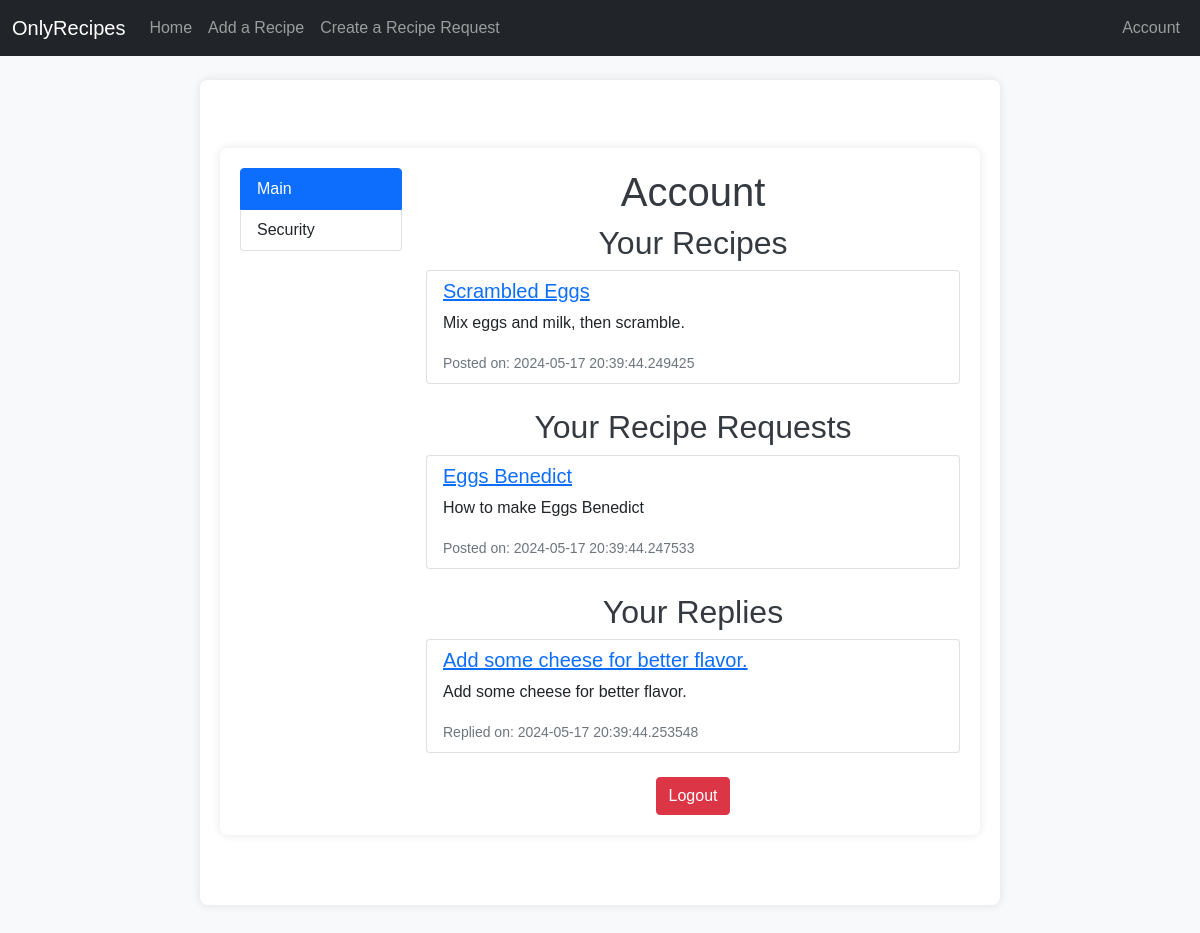
Page /account (signed in) on the committed database.
### app/models.py (models this page shows, shortened)
class Recipe(db.Model):
    id = db.Column(db.String(36), primary_key=True, default=str(uuid.uuid4()))
    title = db.Column(db.String(120), nullable=False)
    ingredients = db.Column(db.Text, nullable=False)
    instructions = db.Column(db.Text, nullable=False)
    created_at = db.Column(db.DateTime, nullable=False, default=datetime.utcnow)
    meal_type = db.Column(db.String(50))
    user_id = db.Column(db.Integer, db.ForeignKey('user.id'), nullable=False)
    ingredients = db.relationship('Ingredient', secondary=recipe_ingredients, lazy='subquery', backref=db.backref('recipes', lazy=True))

class RecipeRequest(db.Model):
    id = db.Column(db.Integer, primary_key=True)
    title = db.Column(db.String(100), unique=True, nullable=False)
    description = db.Column(db.Text, nullable=False)
    meal_type = db.Column(db.String(50), nullable=False)
    created_at = db.Column(db.DateTime, default=datetime.utcnow)
    ingredients = db.relationship('Ingredient', secondary=recipe_request_ingredients, lazy='subquery', backref=db.backref('recipe_requests', lazy=True))
    replies = db.relationship('RecipeReply', backref='request', lazy=True)
    user_id = db.Column(db.Integer, db.ForeignKey('user.id'), nullable=False)

class RecipeReply(db.Model):
    id = db.Column(db.Integer, primary_key=True)
    content = db.Column(db.Text, nullable=False)
    created_at = db.Column(db.DateTime, default=datetime.utcnow)
    request_id = db.Column(db.Integer, db.ForeignKey('recipe_request.id'), nullable=False)
    user_id = db.Column(db.Integer, db.ForeignKey('user.id'), nullable=False)

### app/routes.py (the view)
@bp.route('/account')
@login_required
def account():
    recipes = Recipe.query.filter_by(user_id=current_user.id).all()
    recipe_requests = RecipeRequest.query.filter_by(user_id=current_user.id).all()
    recipe_replies = RecipeReply.query.filter_by(user_id=current_user.id).all()
    return render_template('account.html', recipes=recipes, recipe_requests=recipe_requests, recipe_replies=recipe_replies, active_tab='main')

### app/models.py (called while the page is built)
@login_manager.user_loader
def load_user(user_id):
    return User.query.get(int(user_id))

### app/templates/account.html (shortened to what this page needs)
{% extends "base.html" %}
{% block content %}
<div class="container mt-5">
    <div class="row">
        <div class="col-md-3">
            <div class="list-group">
                <a href="{{ url_for('main.account') }}" class="list-group-item list-group-item-action {% if active_tab == 'main' %}active{% endif %}">Main</a>
                <a href="{{ url_for('main.account_security') }}" class="list-group-item list-group-item-action {% if active_tab == 'security' %}active{% endif %}" id="security-link">Security</a>
            </div>
        </div>
        <div class="col-md-9" id="account-content">
            {% if active_tab == 'main' %}
                <h1>Account</h1>
                <div class="mb-4">
                    <h2>Your Recipes</h2>
                    <ul class="list-group">
                        {% if recipes %}
                            {% for recipe in recipes %}
                                <li class="list-group-item">
                                    <h5><a href="{{ url_for('main.update_recipe', recipe_id=recipe.id) }}">{{ recipe.title }}</a></h5>
                                    <p>{{ recipe.instructions }}</p>
                                    <small class="text-muted">Posted on: {{ recipe.created_at }}</small>
                                </li>
                            {% endfor %}
                        {% else %}
                            <li class="list-group-item">No recipes found.</li>
                        {% endif %}
                    </ul>
                </div>
                <div class="mb-4">
                    <h2>Your Recipe Requests</h2>
                    <ul class="list-group">
                        {% if recipe_requests %}
                            {% for request in recipe_requests %}
                                <li class="list-group-item">
                                    <h5><a href="{{ url_for('main.update_recipe_request', id=request.id) }}">{{ request.title }}</a></h5>
                                    <p>{{ request.description }}</p>
                                    <small class="text-muted">Posted on: {{ request.created_at }}</small>
                                </li>
                            {% endfor %}
                        {% else %}
                            <li class="list-group-item">No recipe requests found.</li>
                        {% endif %}
                    </ul>
                </div>
                <div>
                    <h2>Your Replies</h2>
                    <ul class="list-group">
                        {% if recipe_replies %}
                            {% for reply in recipe_replies %}
                                <li class="list-group-item">
                                    <h5><a href="{{ url_for('main.update_reply', id=reply.id) }}">{{ reply.content }}</a></h5>
                                    <p>{{ reply.content }}</p>
                                    <small class="text-muted">Replied on: {{ reply.created_at }}</small>
                                </li>
                            {% endfor %}
                        {% else %}
                            <li class="list-group-item">No recipe replies found.</li>
                        {% endif %}
                    </ul>
                </div>
            {% elif active_tab == 'security' %}
                {% include 'partials/account_security.html' %}
            {% endif %}
            <div class="d-flex justify-content-center mt-4">
                <a class="btn btn-danger text-white" href="{{ url_for('main.logout') }}">Logout</a>
            </div>
        </div>
    </div>
</div>
{% endblock %}

### app/static/css/styles.css (style rules this page uses)
body { font-family: Arial, sans-serif; background-color: #f8f9fa; margin: 0; padding: 0; }
.container { max-width: 800px; margin: 50px auto; padding: 20px; background-color: #ffffff; border-radius: 8px; box-shadow: 0 0 10px rgba(0, 0, 0, 0.1); }
h1, h2 { text-align: center; color: #343a40; }

### rows in the picture
Recipe: title "Scrambled Eggs", instructions "Mix eggs and milk, then scramble.", created_at "2024-05-17 20:39:44.249425"
RecipeRequest: title "Eggs Benedict", description "How to make Eggs Benedict", created_at "2024-05-17 20:39:44.247533"
RecipeReply: content "Add some cheese for better flavor.", created_at "2024-05-17 20:39:44.253548"
